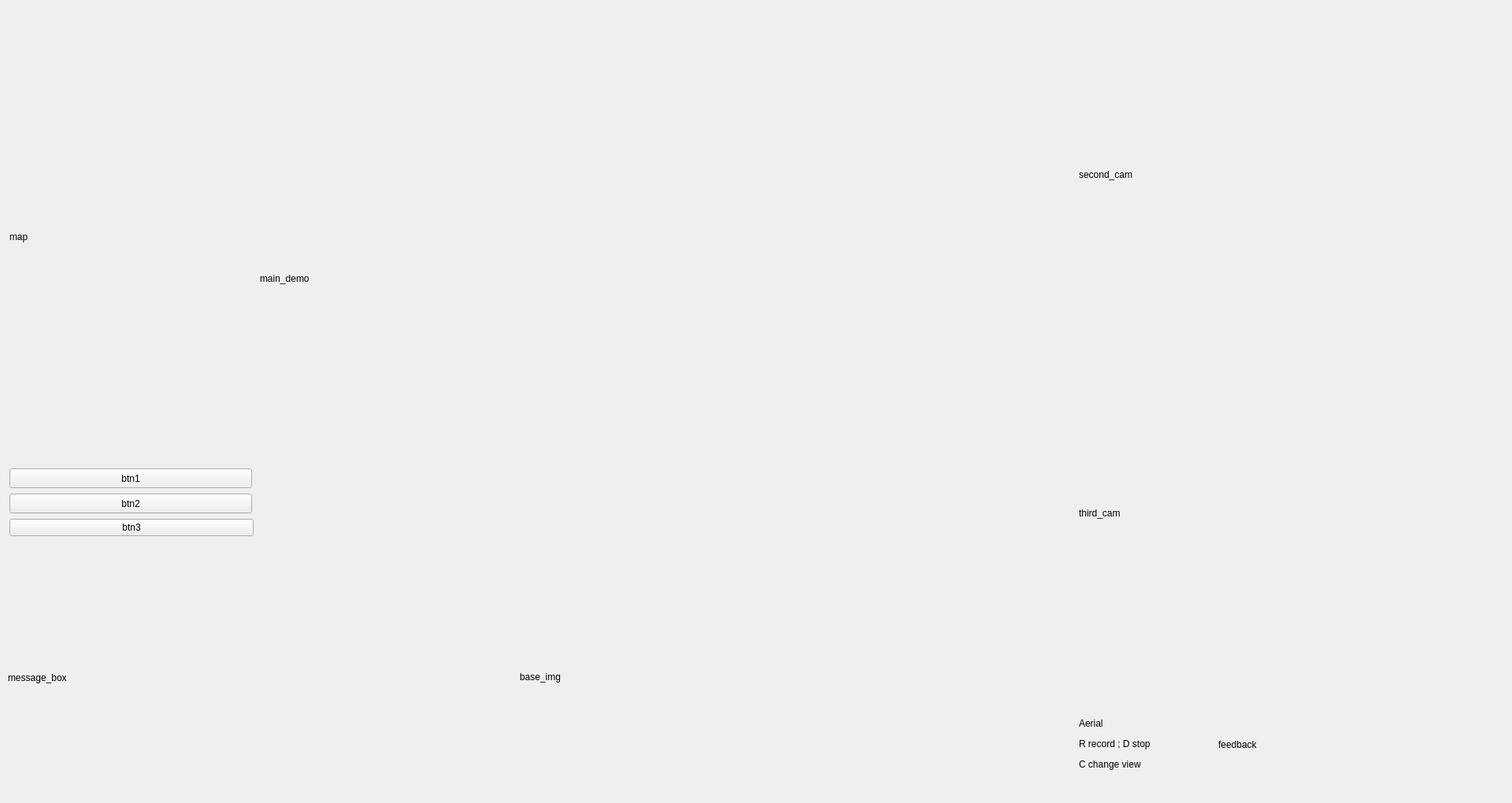
<?xml version="1.0" encoding="UTF-8"?>
<ui version="4.0">
 <class>MainWindow</class>
 <widget class="QWidget" name="MainWindow">
  <property name="geometry">
   <rect>
    <x>0</x>
    <y>0</y>
    <width>1920</width>
    <height>1020</height>
   </rect>
  </property>
  <property name="windowTitle">
   <string>Radarstation_2023</string>
  </property>
  <widget class="QLabel" name="main_demo">
   <property name="geometry">
    <rect>
     <x>330</x>
     <y>10</y>
     <width>1030</width>
     <height>688</height>
    </rect>
   </property>
   <property name="minimumSize">
    <size>
     <width>772</width>
     <height>516</height>
    </size>
   </property>
   <property name="maximumSize">
    <size>
     <width>1030</width>
     <height>688</height>
    </size>
   </property>
   <property name="text">
    <string>main_demo</string>
   </property>
  </widget>
  <widget class="QLabel" name="message_box">
   <property name="geometry">
    <rect>
     <x>10</x>
     <y>710</y>
     <width>640</width>
     <height>301</height>
    </rect>
   </property>
   <property name="minimumSize">
    <size>
     <width>640</width>
     <height>280</height>
    </size>
   </property>
   <property name="maximumSize">
    <size>
     <width>480</width>
     <height>16777215</height>
    </size>
   </property>
   <property name="text">
    <string>message_box</string>
   </property>
  </widget>
  <widget class="QLabel" name="base_img">
   <property name="geometry">
    <rect>
     <x>660</x>
     <y>710</y>
     <width>700</width>
     <height>300</height>
    </rect>
   </property>
   <property name="minimumSize">
    <size>
     <width>400</width>
     <height>300</height>
    </size>
   </property>
   <property name="maximumSize">
    <size>
     <width>700</width>
     <height>300</height>
    </size>
   </property>
   <property name="text">
    <string>base_img</string>
   </property>
  </widget>
  <widget class="QLabel" name="Tips">
   <property name="geometry">
    <rect>
     <x>1370</x>
     <y>880</y>
     <width>160</width>
     <height>131</height>
    </rect>
   </property>
   <property name="minimumSize">
    <size>
     <width>160</width>
     <height>0</height>
    </size>
   </property>
   <property name="maximumSize">
    <size>
     <width>200</width>
     <height>16777215</height>
    </size>
   </property>
   <property name="text">
    <string>&lt;html&gt;&lt;head/&gt;&lt;body&gt;&lt;p&gt;Aerial&lt;/p&gt;&lt;p&gt;R record ; D stop&lt;/p&gt;&lt;p&gt;C change view&lt;/p&gt;&lt;/body&gt;&lt;/html&gt;</string>
   </property>
  </widget>
  <widget class="QLabel" name="feedback">
   <property name="geometry">
    <rect>
     <x>1547</x>
     <y>880</y>
     <width>351</width>
     <height>131</height>
    </rect>
   </property>
   <property name="minimumSize">
    <size>
     <width>300</width>
     <height>120</height>
    </size>
   </property>
   <property name="maximumSize">
    <size>
     <width>360</width>
     <height>160</height>
    </size>
   </property>
   <property name="text">
    <string>feedback</string>
   </property>
  </widget>
  <widget class="QWidget" name="">
   <property name="geometry">
    <rect>
     <x>12</x>
     <y>12</y>
     <width>310</width>
     <height>673</height>
    </rect>
   </property>
   <layout class="QVBoxLayout" name="verticalLayout">
    <item>
     <widget class="QLabel" name="map">
      <property name="sizePolicy">
       <sizepolicy hsizetype="Preferred" vsizetype="Preferred">
        <horstretch>0</horstretch>
        <verstretch>0</verstretch>
       </sizepolicy>
      </property>
      <property name="minimumSize">
       <size>
        <width>308</width>
        <height>575</height>
       </size>
      </property>
      <property name="maximumSize">
       <size>
        <width>308</width>
        <height>575</height>
       </size>
      </property>
      <property name="text">
       <string>map</string>
      </property>
     </widget>
    </item>
    <item>
     <widget class="QPushButton" name="btn1">
      <property name="minimumSize">
       <size>
        <width>240</width>
        <height>25</height>
       </size>
      </property>
      <property name="maximumSize">
       <size>
        <width>308</width>
        <height>25</height>
       </size>
      </property>
      <property name="text">
       <string>btn1</string>
      </property>
     </widget>
    </item>
    <item>
     <widget class="QPushButton" name="btn2">
      <property name="minimumSize">
       <size>
        <width>240</width>
        <height>25</height>
       </size>
      </property>
      <property name="maximumSize">
       <size>
        <width>308</width>
        <height>25</height>
       </size>
      </property>
      <property name="text">
       <string>btn2</string>
      </property>
     </widget>
    </item>
    <item>
     <widget class="QPushButton" name="btn3">
      <property name="text">
       <string>btn3</string>
      </property>
     </widget>
    </item>
   </layout>
  </widget>
  <widget class="QWidget" name="">
   <property name="geometry">
    <rect>
     <x>1370</x>
     <y>10</y>
     <width>532</width>
     <height>856</height>
    </rect>
   </property>
   <layout class="QVBoxLayout" name="verticalLayout_2">
    <item>
     <widget class="QLabel" name="second_cam">
      <property name="minimumSize">
       <size>
        <width>530</width>
        <height>424</height>
       </size>
      </property>
      <property name="maximumSize">
       <size>
        <width>530</width>
        <height>424</height>
       </size>
      </property>
      <property name="text">
       <string>second_cam</string>
      </property>
     </widget>
    </item>
    <item>
     <widget class="QLabel" name="third_cam">
      <property name="minimumSize">
       <size>
        <width>530</width>
        <height>424</height>
       </size>
      </property>
      <property name="maximumSize">
       <size>
        <width>530</width>
        <height>424</height>
       </size>
      </property>
      <property name="text">
       <string>third_cam</string>
      </property>
     </widget>
    </item>
   </layout>
  </widget>
 </widget>
 <resources/>
 <connections>
  <connection>
   <sender>btn1</sender>
   <signal>clicked()</signal>
   <receiver>MainWindow</receiver>
   <slot>btn1_clicked()</slot>
   <hints>
    <hint type="sourcelabel">
     <x>319</x>
     <y>617</y>
    </hint>
    <hint type="destinationlabel">
     <x>499</x>
     <y>399</y>
    </hint>
   </hints>
  </connection>
  <connection>
   <sender>btn2</sender>
   <signal>clicked()</signal>
   <receiver>MainWindow</receiver>
   <slot>btn2_clicked()</slot>
   <hints>
    <hint type="sourcelabel">
     <x>319</x>
     <y>648</y>
    </hint>
    <hint type="destinationlabel">
     <x>499</x>
     <y>399</y>
    </hint>
   </hints>
  </connection>
  <connection>
   <sender>btn3</sender>
   <signal>clicked()</signal>
   <receiver>MainWindow</receiver>
   <slot>btn3_clicked()</slot>
   <hints>
    <hint type="sourcelabel">
     <x>166</x>
     <y>668</y>
    </hint>
    <hint type="destinationlabel">
     <x>959</x>
     <y>509</y>
    </hint>
   </hints>
  </connection>
 </connections>
 <slots>
  <slot>btn1_clicked()</slot>
  <slot>btn2_clicked()</slot>
  <slot>btn3_clicked()</slot>
 </slots>
</ui>
